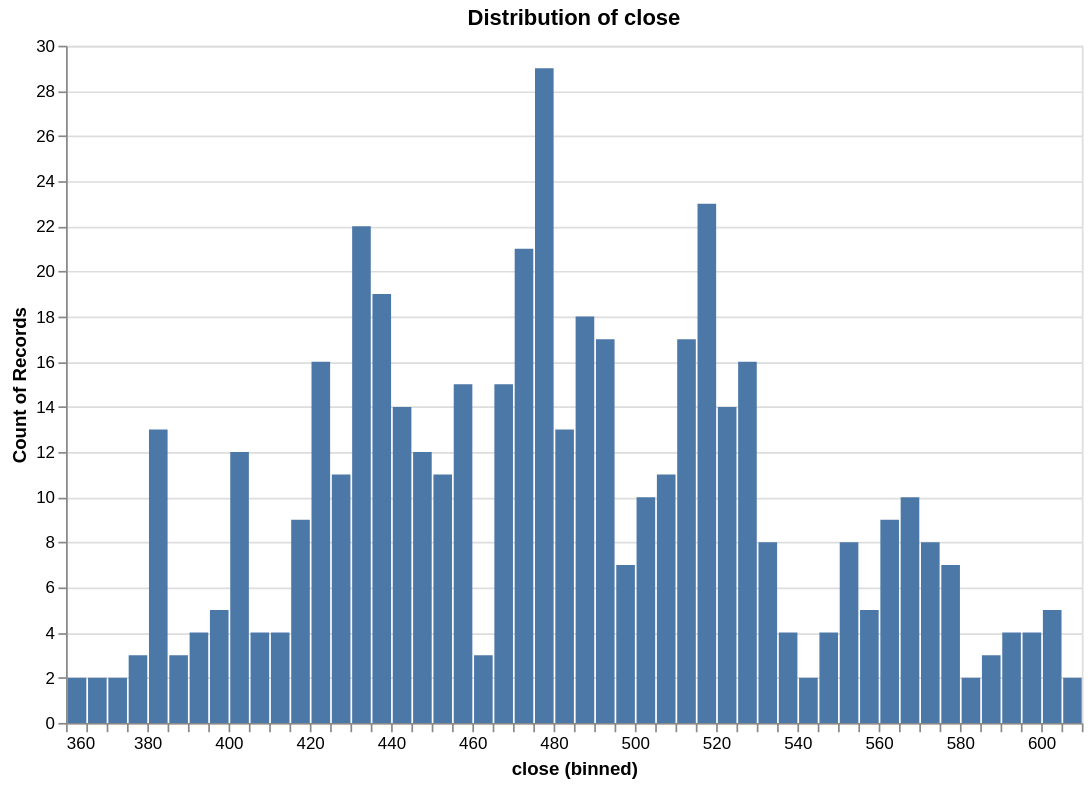

Here is the notebook cell this chart was saved with:
### Code cell
research.plot_distribution(ts, 'close', no_bins = 100)

### Figure 1 — Vega specification as saved in the notebook (floating-point values rounded to 4 significant figures)
{"$schema": "https://vega.github.io/schema/vega/v6.json", "data": [{"name": "param_f268f798f41c853e_store"}, {"name": "source_0", "values": [{"__count": 2, "bin_maxbins_100_close": 360.0, "bin_maxbins_100_close_end": 365.0}, {"__count": 2, "bin_maxbins_100_close": 365.0, "bin_maxbins_100_close_end": 370.0}, {"__count": 2, "bin_maxbins_100_close": 370.0, "bin_maxbins_100_close_end": 375.0}, {"__count": 3, "bin_maxbins_100_close": 375.0, "bin_maxbins_100_close_end": 380.0}, {"__count": 13, "bin_maxbins_100_close": 380.0, "bin_maxbins_100_close_end": 385.0}, {"__count": 3, "bin_maxbins_100_close": 385.0, "bin_maxbins_100_close_end": 390.0}, {"__count": 4, "bin_maxbins_100_close": 390.0, "bin_maxbins_100_close_end": 395.0}, {"__count": 5, "bin_maxbins_100_close": 395.0, "bin_maxbins_100_close_end": 400.0}, {"__count": 12, "bin_maxbins_100_close": 400.0, "bin_maxbins_100_close_end": 405.0}, {"__count": 4, "bin_maxbins_100_close": 405.0, "bin_maxbins_100_close_end": 410.0}, {"__count": 9, "bin_maxbins_100_close": 415.0, "bin_maxbins_100_close_end": 420.0}, {"__count": 16, "bin_maxbins_100_close": 420.0, "bin_maxbins_100_close_end": 425.0}, {"__count": 4, "bin_maxbins_100_close": 410.0, "bin_maxbins_100_close_end": 415.0}, {"__count": 11, "bin_maxbins_100_close": 425.0, "bin_maxbins_100_close_end": 430.0}, {"__count": 22, "bin_maxbins_100_close": 430.0, "bin_maxbins_100_close_end": 435.0}, {"__count": 14, "bin_maxbins_100_close": 440.0, "bin_maxbins_100_close_end": 445.0}, {"__count": 19, "bin_maxbins_100_close": 435.0, "bin_maxbins_100_close_end": 440.0}, {"__count": 12, "bin_maxbins_100_close": 445.0, "bin_maxbins_100_close_end": 450.0}, {"__count": 11, "bin_maxbins_100_close": 450.0, "bin_maxbins_100_close_end": 455.0}, {"__count": 15, "bin_maxbins_100_close": 455.0, "bin_maxbins_100_close_end": 460.0}, {"__count": 3, "bin_maxbins_100_close": 460.0, "bin_maxbins_100_close_end": 465.0}, {"__count": 15, "bin_maxbins_100_close": 465.0, "bin_maxbins_100_close_end": 470.0}, {"__count": 21, "bin_maxbins_100_close": 470.0, "bin_maxbins_100_close_end": 475.0}, {"__count": 29, "bin_maxbins_100_close": 475.0, "bin_maxbins_100_close_end": 480.0}, {"__count": 13, "bin_maxbins_100_close": 480.0, "bin_maxbins_100_close_end": 485.0}, {"__count": 18, "bin_maxbins_100_close": 485.0, "bin_maxbins_100_close_end": 490.0}, {"__count": 17, "bin_maxbins_100_close": 490.0, "bin_maxbins_100_close_end": 495.0}, {"__count": 7, "bin_maxbins_100_close": 495.0, "bin_maxbins_100_close_end": 500.0}, {"__count": 10, "bin_maxbins_100_close": 500.0, "bin_maxbins_100_close_end": 505.0}, {"__count": 11, "bin_maxbins_100_close": 505.0, "bin_maxbins_100_close_end": 510.0}, {"__count": 17, "bin_maxbins_100_close": 510.0, "bin_maxbins_100_close_end": 515.0}, {"__count": 23, "bin_maxbins_100_close": 515.0, "bin_maxbins_100_close_end": 520.0}, {"__count": 14, "bin_maxbins_100_close": 520.0, "bin_maxbins_100_close_end": 525.0}, {"__count": 16, "bin_maxbins_100_close": 525.0, "bin_maxbins_100_close_end": 530.0}, {"__count": 8, "bin_maxbins_100_close": 530.0, "bin_maxbins_100_close_end": 535.0}, {"__count": 4, "bin_maxbins_100_close": 535.0, "bin_maxbins_100_close_end": 540.0}, {"__count": 2, "bin_maxbins_100_close": 540.0, "bin_maxbins_100_close_end": 545.0}, {"__count": 4, "bin_maxbins_100_close": 545.0, "bin_maxbins_100_close_end": 550.0}, {"__count": 8, "bin_maxbins_100_close": 550.0, "bin_maxbins_100_close_end": 555.0}, {"__count": 5, "bin_maxbins_100_close": 555.0, "bin_maxbins_100_close_end": 560.0}, {"__count": 9, "bin_maxbins_100_close": 560.0, "bin_maxbins_100_close_end": 565.0}, {"__count": 10, "bin_maxbins_100_close": 565.0, "bin_maxbins_100_close_end": 570.0}, {"__count": 8, "bin_maxbins_100_close": 570.0, "bin_maxbins_100_close_end": 575.0}, {"__count": 7, "bin_maxbins_100_close": 575.0, "bin_maxbins_100_close_end": 580.0}, {"__count": 2, "bin_maxbins_100_close": 580.0, "bin_maxbins_100_close_end": 585.0}, {"__count": 3, "bin_maxbins_100_close": 585.0, "bin_maxbins_100_close_end": 590.0}, {"__count": 4, "bin_maxbins_100_close": 590.0, "bin_maxbins_100_close_end": 595.0}, {"__count": 4, "bin_maxbins_100_close": 595.0, "bin_maxbins_100_close_end": 600.0}, {"__count": 5, "bin_maxbins_100_close": 600.0, "bin_maxbins_100_close_end": 605.0}, {"__count": 2, "bin_maxbins_100_close": 605.0, "bin_maxbins_100_close_end": 610.0}]}, {"name": "source_0_y_domain___count", "values": [{"min": 2, "max": 29}]}], "signals": [{"name": "bin_maxbins_100_close_bins", "value": {"fields": ["close"], "fname": "bin_close", "start": 360.0, "step": 5.0, "stop": 610.0}}, {"name": "unit", "value": {}, "on": [{"events": "pointermove", "update": "isTuple(group()) ? group() : unit"}]}, {"name": "param_f268f798f41c853e", "update": "vlSelectionResolve(\"param_f268f798f41c853e_store\", \"union\")"}, {"name": "param_f268f798f41c853e_close", "on": [{"events": [{"source": "view", "type": "dblclick"}], "update": "null"}, {"events": {"signal": "param_f268f798f41c853e_translate_delta"}, "update": "panLinear(param_f268f798f41c853e_translate_anchor.extent_x, -param_f268f798f41c853e_translate_delta.x / width)"}, {"events": {"signal": "param_f268f798f41c853e_zoom_delta"}, "update": "zoomLinear(domain(\"x\"), param_f268f798f41c853e_zoom_anchor.x, param_f268f798f41c853e_zoom_delta)"}]}, {"name": "param_f268f798f41c853e_tuple", "on": [{"events": [{"signal": "param_f268f798f41c853e_close"}], "update": "param_f268f798f41c853e_close ? {unit: \"\", fields: param_f268f798f41c853e_tuple_fields, values: [param_f268f798f41c853e_close]} : null"}]}, {"name": "param_f268f798f41c853e_tuple_fields", "value": [{"field": "close", "channel": "x", "type": "R"}]}, {"name": "param_f268f798f41c853e_translate_anchor", "value": {}, "on": [{"events": [{"source": "scope", "type": "pointerdown"}], "update": "{x: x(unit), y: y(unit), extent_x: domain(\"x\")}"}]}, {"name": "param_f268f798f41c853e_translate_delta", "value": {}, "on": [{"events": [{"source": "window", "between": [{"source": "scope", "type": "pointerdown"}, {"source": "window", "type": "pointerup"}], "consume": true, "type": "pointermove"}], "update": "{x: param_f268f798f41c853e_translate_anchor.x - x(unit), y: param_f268f798f41c853e_translate_anchor.y - y(unit)}"}]}, {"name": "param_f268f798f41c853e_zoom_anchor", "on": [{"events": [{"source": "scope", "consume": true, "type": "wheel"}], "update": "{x: invert(\"x\", x(unit)), y: invert(\"y\", y(unit))}"}]}, {"name": "param_f268f798f41c853e_zoom_delta", "on": [{"events": [{"source": "scope", "type": "wheel", "consume": true}], "update": "pow(1.001, event.deltaY * pow(16, event.deltaMode))", "force": true}]}, {"name": "param_f268f798f41c853e_modify", "on": [{"events": {"signal": "param_f268f798f41c853e_tuple"}, "update": "modify(\"param_f268f798f41c853e_store\", param_f268f798f41c853e_tuple, true)"}]}], "marks": [{"type": "rect", "name": "marks", "from": {"data": "source_0"}, "encode": {"update": {"x2": {"field": "bin_maxbins_100_close", "scale": "x", "offset": {"signal": "0.5 + (abs(scale(\"x\", datum[\"bin_maxbins_100_close_end\"]) - scale(\"x\", datum[\"bin_maxbins_100_close\"])) < 0.25 ? -0.5 * (0.25 - (abs(scale(\"x\", datum[\"bin_maxbins_100_close_end\"]) - scale(\"x\", datum[\"bin_maxbins_100_close\"])))) : 0.5)"}}, "y2": {"value": 0, "scale": "y"}, "fill": {"value": "#4c78a8"}, "y": {"field": "__count", "scale": "y"}, "x": {"field": "bin_maxbins_100_close_end", "scale": "x", "offset": {"signal": "0.5 + (abs(scale(\"x\", datum[\"bin_maxbins_100_close_end\"]) - scale(\"x\", datum[\"bin_maxbins_100_close\"])) < 0.25 ? 0.5 * (0.25 - (abs(scale(\"x\", datum[\"bin_maxbins_100_close_end\"]) - scale(\"x\", datum[\"bin_maxbins_100_close\"])))) : -0.5)"}}}}, "style": ["bar"], "interactive": true, "clip": true}], "scales": [{"name": "x", "type": "linear", "domain": {"signal": "[bin_maxbins_100_close_bins.start, bin_maxbins_100_close_bins.stop]"}, "range": [0, {"signal": "width"}], "bins": {"signal": "bin_maxbins_100_close_bins"}, "domainRaw": {"signal": "param_f268f798f41c853e[\"close\"]"}, "zero": false}, {"name": "y", "type": "linear", "domain": [{"signal": "(data(\"source_0_y_domain___count\")[0] || {}).min"}, {"signal": "(data(\"source_0_y_domain___count\")[0] || {}).max"}], "range": [{"signal": "height"}, 0], "zero": true, "nice": true}], "axes": [{"scale": "y", "ticks": false, "maxExtent": 0, "labels": false, "domain": false, "tickCount": {"signal": "ceil(height/40)"}, "grid": true, "gridScale": "x", "aria": false, "orient": "left", "minExtent": 0, "zindex": 0}, {"scale": "x", "labelOverlap": true, "tickCount": {"signal": "ceil(width/10)"}, "orient": "bottom", "zindex": 0, "labelFlush": true, "title": "close (binned)", "grid": false}, {"scale": "y", "labelOverlap": true, "grid": false, "title": "Count of Records", "orient": "left", "tickCount": {"signal": "ceil(height/40)"}, "zindex": 0}], "title": {"text": "Distribution of close", "frame": "group"}, "style": "cell", "background": "white", "padding": 5, "height": 400, "width": 600}
